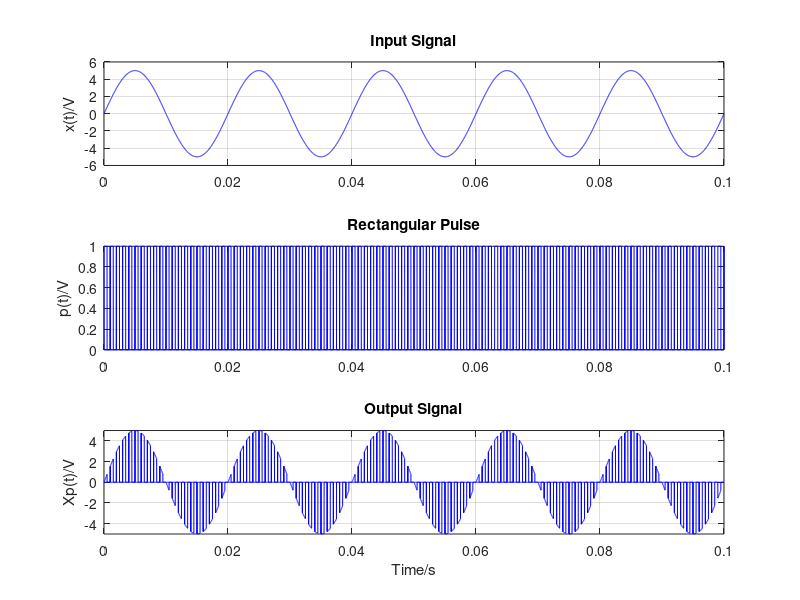

MATLAB code to generate this figure:
Fs=100*10^3;
fp=1000;  %sampling pulse frequency
t=0:1/Fs:0.1;   %time domain
w0 = 2*pi*50;   %freqency of x(t)
x= 5*sin(w0*t); %generating input signal
subplot(3,1,1);
plot(t,x,'b');  %plotting input signal
title('Input Signal'); ylabel('x(t)/V');
grid on;
hold on;
rec=[0.1, 50];
for train = 1: length(rec)
  for   rate = 1: length(fp)

    p = max(square(2*pi*fp*rate*t,rec(train)),0); %generating sampling pulse
    subplot(3,1,2);
    plot(t,p,'b');  %plotting sampling pulse
    title('Rectangular Pulse'); 
    ylabel('p(t)/V');
    grid on
    hold on;

    subplot(3,1,3);
    xp=x.*p;    %generating output signal
    plot(t,xp,'b'); %plotting output signal
    title('Output Signal'); 
    ylabel('Xp(t)/V');
    grid on;
    hold on;
    xlabel('Time/s');

    xlim([0, 0.1]);
    ylim([-5, 5]);
  end
end
